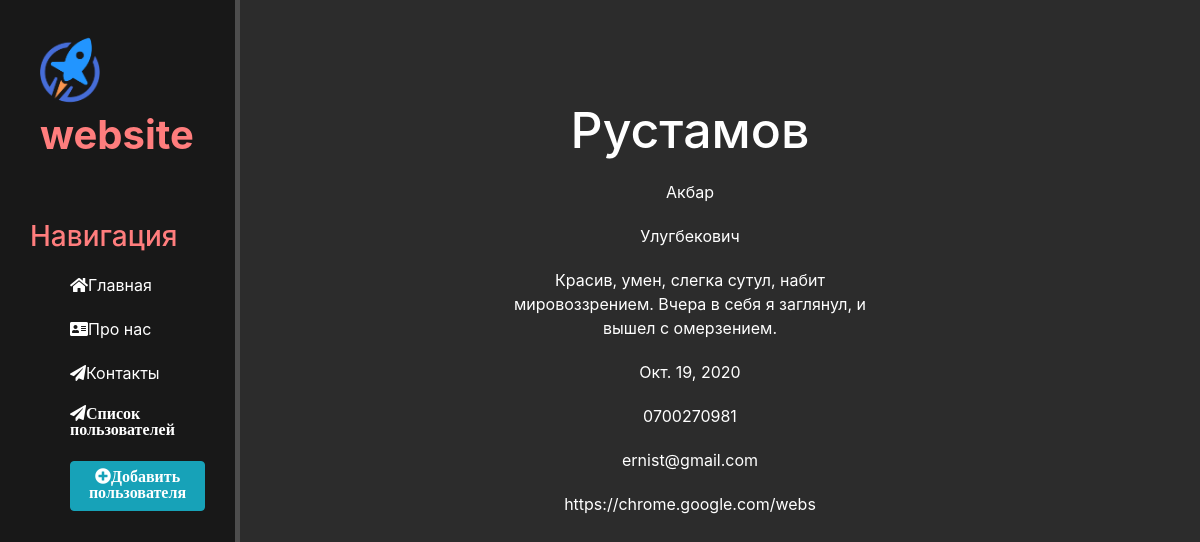
The page /contact/2 on the database its author committed.
### contact/models.py (models this page shows, shortened)
class Contacs(models.Model):
    last_name = models.CharField('Фамилия', max_length=20)
    name = models.CharField('Имя', max_length=10)
    big_name = models.CharField('Отчество', max_length=20)
    text = models.TextField('Описание', max_length=100)
    birth_day = models.DateField('Дата рождение', default=datetime.today())
    num_ber = models.CharField('Номер', max_length=20)
    email = models.EmailField('Gmail', max_length=30)
    social = models.URLField('Соц сети', max_length=30)
    class Meta:
        verbose_name = 'Пользователь'
        verbose_name_plural = 'Люди'

### contact/views.py (the view)
# urls.py: path('<int:pk>', views.ContactDetailView.as_view(), name='news-detail'),
class ContactDetailView(DetailView):
    model = Contacs
    template_name = 'contact/details_view.html'
    context_object_name = 'article'

### contact/templates/contact/details_view.html (shortened to what this page needs)
{% extends 'main/layout.html' %}
{% block content %}
   <div class="features">
        <h1>{{ article.last_name }}</h1>
       <p>{{ article.name }}</p>
       <p>{{ article.big_name }}</p>
       <p>{{ article.text }}</p>
       <p>{{ article.birth_day }}</p>
       <p>{{ article.num_ber }}</p>
       <p>{{ article.email }}</p>
       <p>{{ article.social }}</p>
   </div>
{% endblock %}

### main/static/main/css/main.css (style rules this page uses)
body { background: #2c2c2c; }
main .features { float: left; color: white; margin-top: 100px; text-align: center; width: 75%; }
main .features h1 { font-size:50px; }
main .features p { max-width: 400px; margin: 20px auto; }

### rows shown on the page
Contacs: last_name "Рустамов", name "Акбар", big_name "Улугбекович", text "Красив, умен, слегка сутул, набит мировоззрением. Вчера в себя я заглянул, и вышел с омерзением.", birth_day "Окт. 19, 2020", num_ber "0700270981", email "ernist@gmail.com", social "https://chrome.google.com/webs"
